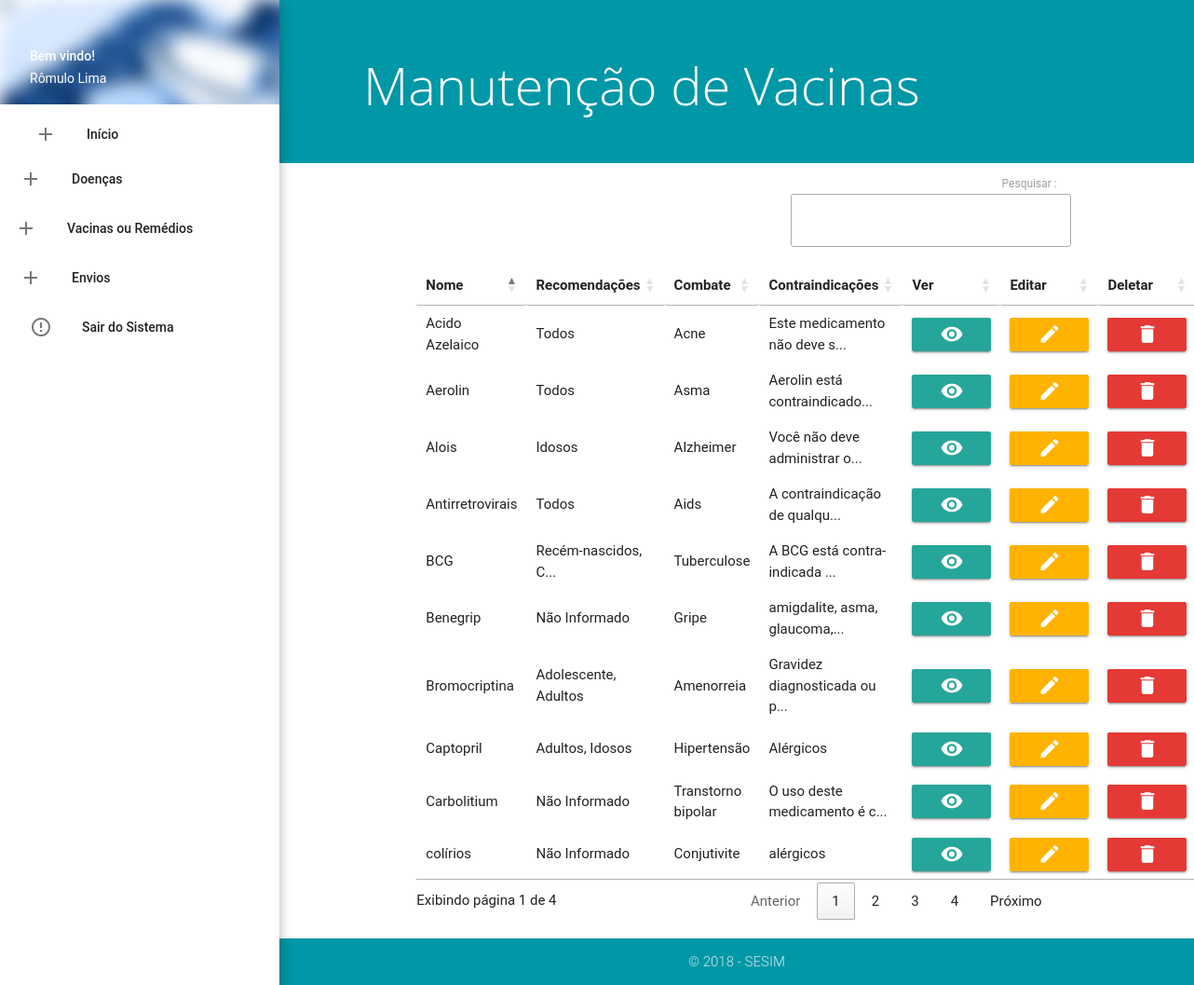
/tcc/admin/man-v.php (signed in), run on the app's committed database.
### tables this page shows
CREATE TABLE `tb_vacina` (
  `id_vacina` int(11) NOT NULL,
  `nome_vacina` varchar(250) NOT NULL,
  `rec_vacina` varchar(250) NOT NULL,
  `comb_vacina` varchar(45) NOT NULL,
  `contra_vacina` longtext NOT NULL,
  `comp_vacina` longtext NOT NULL
);

### tcc/admin/man-v.php (the view, shortened to what this page needs)
<!DOCTYPE html>
<html>
  <head>
    <?php include('include/header.php'); ?>
  </head>
  <body>
    <?php include('include/menu.php'); ?>
    <main>
    <section class="content">
        <div class="page-announce valign-wrapper cyan darken-2"><h1 class="page-announce-text valign">Manutenção de Vacinas</h1></div>
  <div class="container">
    <table id="example" class="mdl-data-table" style="height:100px;">
      <thead>
        <tr>
          <th>Nome</th>
          <th>Recomendações</th>
          <th>Combate</th>
          <th>Contraindicações</th>
          <th>Ver</th>
          <th>Editar</th>
          <th>Deletar</th>
        </tr>
      </thead>
      <tbody>
        <?php
        include('../config/conect.php');
                      $select = "SELECT * FROM tb_vacina ORDER BY id_vacina DESC";
                       try {
                          $result = $con->prepare($select);
                          $result->execute();
                          $contar = $result->rowCount();
                              if ($contar>0) {
                                              while ($exibir = $result->FETCH(PDO::FETCH_OBJ)) { ?>
          <tr>
            <td><?php echo mb_strimwidth("$exibir->nome_vacina", 0, 20, "..."); ?></td>
            <td><?php echo mb_strimwidth("$exibir->rec_vacina", 0, 20, "..."); ?></td>
            <td><?php echo $exibir->comb_vacina; ?></td>
            <td><?php echo mb_strimwidth("$exibir->contra_vacina", 0, 30, "..."); ?></td>
            <td><a href="ver-v.php?id=<?php echo $exibir->id_vacina; ?>" class="waves-effect waves-light btn"><i class="material-icons" style="font-size:25px;">visibility
            </i></a></td>
            <td><a href="edit-v.php?idup=<?php echo $exibir->id_vacina; ?>" class="waves-effect waves-light btn amber darken-1"><i style="font-size:25px;" class="material-icons" >edit</i></a></td>
            <td><a  onclick="return confirm('Deseja realmente deletar?')" href="delete-v.php?idDel=<?php echo $exibir->id_vacina; ?>" class="waves-effect waves-light btn red darken-1"><i style="font-size:25px;" class="material-icons">delete</i></a></td>
          </tr>
           <?php
                                            }
                                          }else{
                                            echo '<div class="alert alert-danger"> <strong>Aviso ! </strong> Não há dados cadastrados :(</div>';
                                          }
                      }catch (PDOException $e) {
                        echo '<div class ="alert alert-danger">Algo deu errado, por favor tente novamente :( </div>';
                      }
                ?>
      </tbody>
    </table>
  </div>
    </section>
    </main>
    <?php include('include/rodape.php'); ?>
  </body>
</html>

### tcc/admin/include/menu.php (shortened to what this page needs)
 <?php
    include ('../config/conect.php');
  $select="SELECT * FROM tb_admin WHERE email_admin='".$_SESSION['loginAdmin']."'";
  try{
    $result = $con->prepare($select);
    $result->bindParam(':id',$id,PDO::PARAM_INT);
    $result->execute();
    $contar = $result-> rowCount();
    if ($contar > 0) {
      while ($show = $result->FETCH(PDO::FETCH_OBJ)) {
         $nome = $show->nome_admin;
       }
     }else{
      echo '<div class="alert alert-danger"><strong>Aviso!</strong> Não há dados com o id (parametro) informado :(</div>';
     }
  }catch(PDOException $e){
    echo "<b>Erro de select no PDO</b> ".$e->getMessage();
  }
  ?>
<ul id="slide-out" class="side-nav fixed z-depth-4">
  <li>
    <div class="userView">
      <div class="background">
        <img src="assets/img/admin.jpg" style="filter: blur(10px);">
      </div>
      <a href="home.php"><span class="white-text name">Bem vindo!</span></a>
      <a href="home.php"><span class="white-text email"><?php echo utf8_encode($nome); ?></span></a>
    </div>
  </li>
  <li>
    <form class="sidebar-form">
      <li><a href="home.php"><i class="material-icons left">add</i>Início</a></li>
          <li class="no-padding">
    <ul class="collapsible collapsible-accordion">
      <li>
        <a class="collapsible-header"><i class="material-icons left">add</i>Doenças</a>
      </li>
    </ul>
  </form>
  </li>
  <li class="no-padding">
    <ul class="collapsible collapsible-accordion">
      <li>
        <a class="collapsible-header"><i class="material-icons left">add</i>Vacinas ou Remédios</a>
      </li>
    </ul>
  </li>
        <li>
    <form class="sidebar-form">
          <li class="no-padding">
    <ul class="collapsible collapsible-accordion">
      <li>
        <a class="collapsible-header"><i class="material-icons left">add</i>Envios</a>
      </li>
    </ul>
  </form>
  </li>
   <li><a href="?sair" onclick="return confirm('Deseja realmente sair do sistema?')"><i class="material-icons">error_outline</i>Sair do Sistema</a></li>
</ul>

### tcc/admin/assets/css/custom.css (style rules this page uses)
@media (min-width:993px) { main, footer { padding-left: 300px; } }
form.sidebar-form { margin: 5px; }
div.page-announce { min-height: 175px; height: auto; background-color: #f4425c; padding: 40px; margin-bottom: 10px; }
h1.page-announce-text { font-family: 'Open Sans', sans-serif; font-weight: 100; font-size: 56px; color: #fff; line-height: 0.5em; margin-left: 50px; }
body { display: flex; min-height: 100vh; flex-direction: column; }
main { flex: 1 0 auto; }

### data on the page
tb_vacina: nome_vacina "Carbolitium", rec_vacina "Não Informado", comb_vacina "Transtorno bipolar", contra_vacina "O uso deste medicamento é c..."
tb_vacina: nome_vacina "Antirretrovirais", rec_vacina "Todos", comb_vacina "Aids", contra_vacina "A contraindicação de qualqu..."
tb_vacina: nome_vacina "Aerolin", rec_vacina "Todos", comb_vacina "Asma", contra_vacina "Aerolin está contraindicado..."
tb_vacina: nome_vacina "Bromocriptina", rec_vacina "Adolescente, Adultos", comb_vacina "Amenorreia", contra_vacina "Gravidez diagnosticada ou p..."
tb_vacina: nome_vacina "Alois", rec_vacina "Idosos", comb_vacina "Alzheimer", contra_vacina "Você não deve administrar o..."
tb_vacina: nome_vacina "Acido Azelaico", rec_vacina "Todos", comb_vacina "Acne", contra_vacina "Este medicamento não deve s..."
tb_vacina: nome_vacina "BCG", rec_vacina "Recém-nascidos, C...", comb_vacina "Tuberculose", contra_vacina "A BCG está contra-indicada ..."
tb_vacina: nome_vacina "Benegrip", rec_vacina "Não Informado", comb_vacina "Gripe", contra_vacina "amigdalite, asma, glaucoma,..."
tb_vacina: nome_vacina "colírios", rec_vacina "Não Informado", comb_vacina "Conjutivite", contra_vacina "alérgicos"
tb_vacina: nome_vacina "Captopril", rec_vacina "Adultos, Idosos", comb_vacina "Hipertensão", contra_vacina "Alérgicos"

### other printed values
utf8_encode($nome) "Rômulo Lima"
